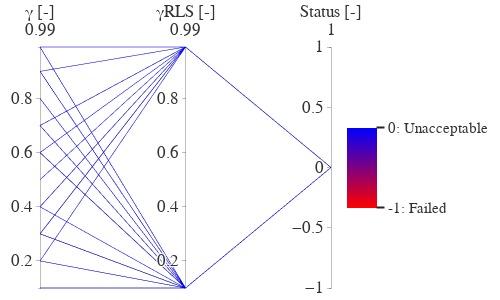

The notebook cell this image was saved under:
### Code cell
IS_SAC = False

df = df_sac_discount if IS_SAC else df_dsac_discount
df = df[(df['status']!=1)]
fig = px.parallel_coordinates(df[['discount_factor', 'discount_factor_model', 'status']], color='status',

                              labels={
                                  'discount_factor': "γ [-]",
                                  'discount_factor_model': "γRLS [-]",
                                  'status': 'Status [-]'},
                              color_continuous_scale=px.colors.sequential.Bluered[::-1],
                              color_continuous_midpoint=0.5,
                              range_color=[-1, 0],
                              template="seaborn")

fig.update_layout(**actor_critic_lr_layout)

fig.show()

if True:
    fig.write_image(Path().paper_figures / f"hyperparams-idhp-{'sac' if IS_SAC else 'dsac'}-discount-failure.pdf")

### Figure 1 — Plotly figure (JSON) as saved in the notebook; plotly's stock layout.template omitted (floating-point values rounded to 4 significant figures)
{"data": [{"dimensions": [{"label": "γ [-]", "values": [0.3, 0.7, 0.6, 0.9, 0.8, 0.6, 0.4, 0.1, 0.4, 0.7, 0.1, 0.5, 0.6, 0.2, 0.7, 0.9, 0.6, 0.99, 0.1, 0.3, 0.3, 0.3, 0.99, 0.3, 0.7, 0.9, 0.2, 0.4, 0.3, 0.6, 0.8, 0.99, 0.3, 0.2]}, {"label": "γRLS [-]", "values": [0.1, 0.1, 0.1, 0.99, 0.1, 0.1, 0.99, 0.1, 0.1, 0.99, 0.1, 0.99, 0.1, 0.1, 0.99, 0.1, 0.99, 0.1, 0.1, 0.99, 0.99, 0.99, 0.1, 0.1, 0.1, 0.1, 0.99, 0.99, 0.99, 0.1, 0.1, 0.99, 0.1, 0.1]}, {"label": "Status [-]", "values": [0.0, 0.0, 0.0, null, null, null, null, null, null, null, null, null, null, null, null, null, null, null, null, null, null, null, null, null, null, null, null, null, null, null, null, null, null, null]}], "domain": {"x": [0.0, 1.0], "y": [0.0, 1.0]}, "line": {"color": [0.0, 0.0, 0.0, null, null, null, null, null, null, null, null, null, null, null, null, null, null, null, null, null, null, null, null, null, null, null, null, null, null, null, null, null, null, null], "coloraxis": "coloraxis"}, "name": "", "type": "parcoords"}], "layout": {"coloraxis": {"colorbar": {"title": {"text": ""}, "tickfont": {"size": 15}, "tickvals": [-1, 0], "ticktext": ["-1: Failed", "0: Unacceptable"], "lenmode": "pixels", "len": 100}, "colorscale": [[0.0, "rgb(255,0,0)"], [1.0, "rgb(0,0,255)"]], "cmid": 0.5, "cmin": -1, "cmax": 0}, "legend": {"tracegroupgap": 0}, "margin": {"t": 45, "l": 40, "r": 2, "b": 10}, "font": {"family": "Fira Sans, Helvetica, Arial, sans-serif", "color": "#333333", "size": 20}, "autosize": false, "width": 500, "height": 300}}
